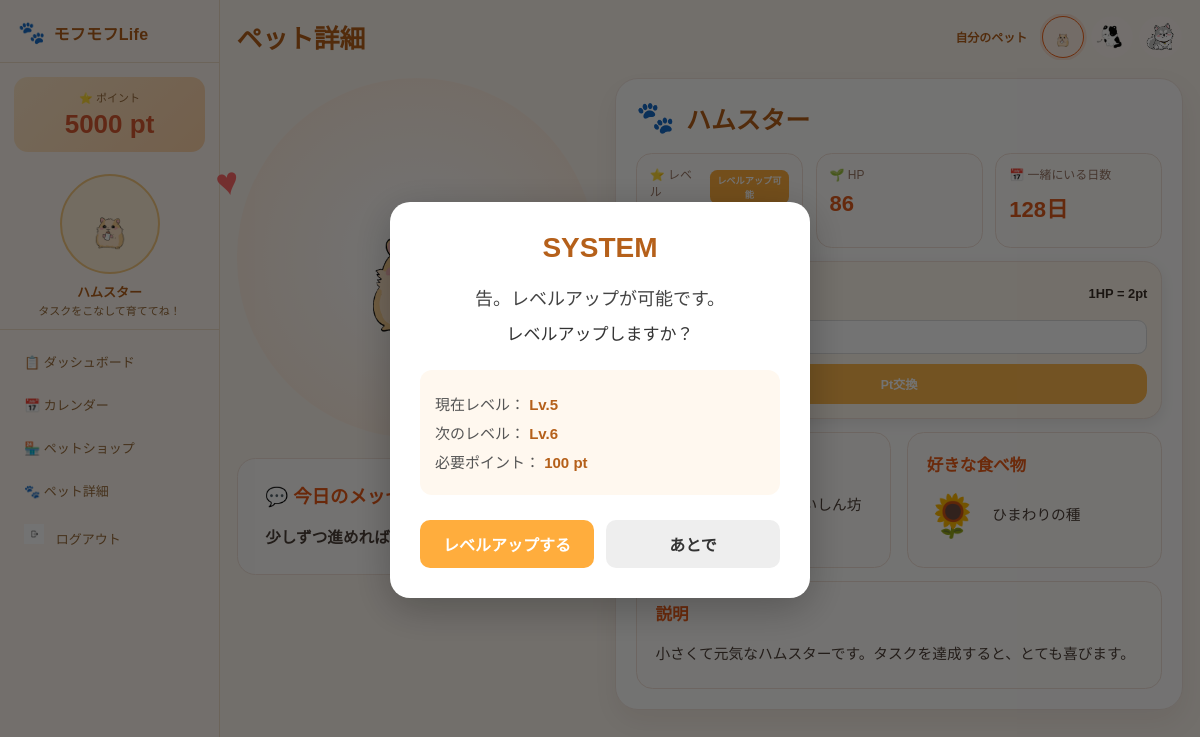
/pet_detail.php (signed in), run on the app's committed database.
### tables this page shows
CREATE TABLE users (
id INT AUTO_INCREMENT,
name VARCHAR(255) NOT Null,
email VARCHAR(100) Unique,
password VARCHAR(255) NOT NULL,
point INT DEFAULT 0,
PRIMARY KEY (id)
);

CREATE TABLE pets(
id INT AUTO_INCREMENT,
user_id INT NOT NULL,
type VARCHAR(50) NOT NULL,
hp INT DEFAULT 100 CHECK (hp BETWEEN 0 AND 100),
level INT DEFAULT 1,
is_selected BOOLEAN DEFAULT FALSE,
adopt_date DATE DEFAULT (CURRENT_DATE),
last_hp_update DATETIME DEFAULT CURRENT_TIMESTAMP,
PRIMARY KEY (id),
FOREIGN KEY (user_id) REFERENCES users(id)
);

### pet_detail.php (the view, shortened to what the rows shown need)
<?php
require_once __DIR__ . '/includes/pet_level.php';
require_once './database/data_loading.php';
require_once './includes/pet_info.php';
require_once './includes/SESSION.php';
$currentHp = getPetHp($pdo, $currentPet, $userId);
$currentLevel = getPetLevel($pdo, $currentPet, $userId);
try {
    $togetherDays = getTogetherDays($pdo, $currentPet, $userId);
} catch (Throwable $e) {
    $togetherDays = 0;
}
$detail = $petDetails[$currentPet] ?? [
    'name' => $petName ?? 'ペット',
    'personality' => 'やさしくて、かわいい性格です。',
    'favorite' => 'おいしいごはん',
    'favorite_icon' => '🍎',
    'description' => 'あなたと一緒に成長していく大切なペットです。',
    'message' => '今日も一緒にがんばろうね！'
];
?>
<!DOCTYPE html>
<html lang="ja">
<head>
    <link rel="stylesheet" href="./css/common.css">
    <link rel="stylesheet" href="./css/pet_level.css">
    <link rel="stylesheet" href="./css/pet_detail.css">
</head>
<body>
    <?php require_once './includes/nav.php'; ?>
    <main class="main pet-detail-page">
        <header class="pet-detail-header">
            <div class="header-title-area">
                <h1>ペット詳細</h1>
            </div>
            <div class="header-right-area">
                <div class="mini-owned-pets-list">
                    <?php if (!empty($ownedPets)): ?>
                        <?php foreach ($ownedPets as $pet): ?>
                            <?php
                            $petType = $pet['type'];
                            $petHp = getPetHp($pdo, $petType, $userId);
                            $petImage = getPetImage($petType, $petHp, $currentLevel);
                            $petDisplayName =
                                $petDetails[$petType]['name'] ?? $petType;
                            $isCurrent = $petType === $currentPet;
                            ?>
                            <form method="POST" action="pet_detail.php" class="mini-pet-form">
                                <button type="submit" class="mini-pet-button
                                    <?= $isCurrent ? 'selected' : '' ?>"
                                    title="<?= htmlspecialchars(
                                                $petDisplayName,
                                                ENT_QUOTES,
                                                'UTF-8'
                                            ) ?>
                                ">
                                    <img src="<?= htmlspecialchars(
                                                    $petImage,
                                                    ENT_QUOTES,
                                                    'UTF-8'
                                                ) ?>"
                                        alt="<?= htmlspecialchars(
                                                    $petDisplayName,
                                                    ENT_QUOTES,
                                                    'UTF-8'
                                                ) ?>
                                    ">
                                </button>
                            </form>
                        <?php endforeach; ?>
                    <?php else: ?>
                        <span class="no-owned-pet"> ペットがいません</span>
                    <?php endif; ?>
                </div>
            </div>
        </header>
        <section class="pet-detail-layout">
            <div class="pet-visual-column">
                <div class="daily-message-box">
                    <h2>💬 今日のメッセージ</h2>
                    <p> <?= htmlspecialchars($detail['message'], ENT_QUOTES, 'UTF-8') ?>
                    </p>
                </div>
            </div>
            <div class="pet-information-column">
                <div class="pet-name-row">
                    <div class="pet-name-title">
                        <span>🐾</span>
                        <h2> <?= htmlspecialchars($detail['name'], ENT_QUOTES, 'UTF-8') ?>
                        </h2>
                    </div>
                </div>
                <div class="pet-status-grid">
                    <div class="status-information-card">
                        <span class="status-label"> 🌱 HP </span>
                        <strong> <?= (int) $currentHp ?> </strong>
                    </div>
                    <div class="status-information-card">
                        <span class="status-label">
                            📅 一緒にいる日数
                        </span>
                        <strong> <?= (int) $togetherDays ?>日 </strong>
                    </div>
                </div>
                <div class="information-grid">
                    <article class="information-card">
                        <div class="favorite-food">
                            <span class="food-icon">
                                <?= htmlspecialchars(
                                    $detail['favorite_icon'],
                                    ENT_QUOTES,
                                    'UTF-8'
                                ) ?>
                            </span>
                            <p> <?= htmlspecialchars(
                                    $detail['favorite'],
                                    ENT_QUOTES,
                                    'UTF-8'
                                ) ?>
                            </p>
                        </div>
                    </article>
                </div>
                <article class="description-card">
                    <h3>説明</h3>
                    <p> <?= htmlspecialchars(
                            $detail['description'],
                            ENT_QUOTES,
                            'UTF-8'
                        ) ?>
                    </p>
                </article>
            </div>
        </section>
    </main>
    <form id="levelUpModal" class="level-up-modal"
        style="<?= $showLevelUpPopup ? '' : 'display: none;' ?>"
        method="POST" action="./includes/pet_level.php"
        data-show="<?= $showLevelUpPopup ? 'true' : 'false' ?>"
        data-level="<?= $currentLevel ?>"
        data-next-level="<?= $nextLevel ?>">
        <div class="level-up-modal-content">
            <h2>SYSTEM</h2>
            <div class="level-up-info">
                <p>
                    現在レベル：
                    <strong>
                        Lv.<?= $currentLevel ?>
                    </strong>
                </p>
                <p>
                    次のレベル：
                    <strong>
                        Lv.<?= $nextLevel ?>
                    </strong>
                </p>
            </div>
        </div>
    </form>
</body>
</html>

### includes/nav.php (shortened to what the rows shown need)
<?php
require_once './database/data_loading.php';
require_once './includes/pet_info.php';
require_once './includes/SESSION.php';
if (empty($petName) || $petName == null) {
  $hasPet = false;
} else {
  $hasPet = true;
}
if ($hasPet) {
  $navHp = getPetHp($pdo, $currentPet, $userId);
  $navLv = getPetLevel($pdo, $currentPet, $userId);
  $navImg = getPetImage($currentPet, $navHp, $navLv);
}
?>
<aside class="sidebar">
  <div class="sidebar-points">
    <div class="points-label">⭐ ポイント</div>
    <div class="points-value" id="pointDisplay">
      <?= $userPoint ?> pt
    </div>
  </div>
  <?php if ($hasPet): ?>
    <div class="sidebar-pet">
        <img id="petImage"
            src="<?= $navImg ?>"
            alt="ペット"
            class="pet-img" />
        <div class="pet-info">
            <div class="pet-name" id="petName">
                <?= $petName ?>
            </div>
            <div class="pet-msg" id="petMessage">
                タスクをこなして育ててね！
            </div>
        </div>
    </div>
<?php endif; ?>
</aside>

### data on the page
users: point "5000"
pets: type+hp+level (picture), type "少しずつ進めれば大丈夫だよ！", type "ハムスター", currentHp "86", togetherDays "128", type "🌻", type "ひまわりの種", type "小さくて元気なハムスターです。タスクを達成すると、とても喜びます。", currentLevel "5", nextLevel "6"
pets: shows a picture
pets: shows a picture

### other printed values
$petName "ハムスター"
$levelUpPoint "100"
